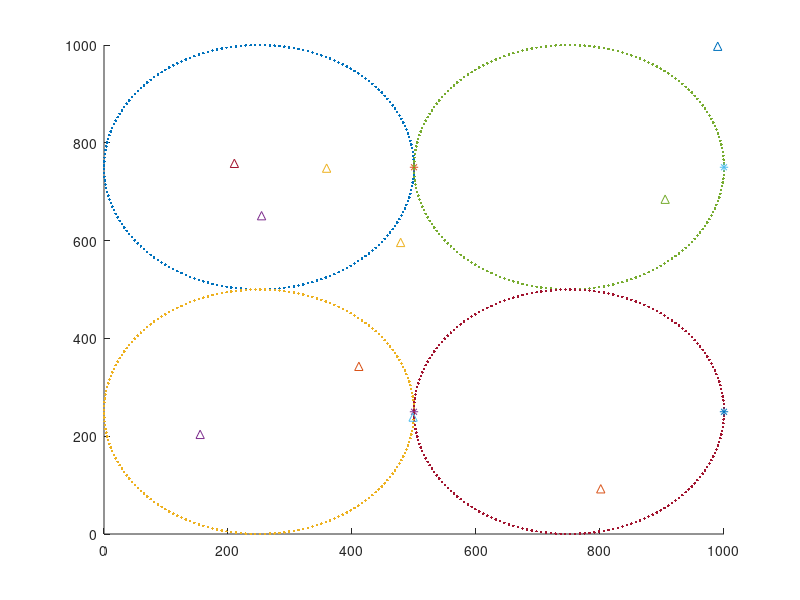

The MATLAB source for this figure:
% traj(delay)-P(delay)-tauL(delay), not decrease then break
% 1. Optimize Trajectory (minimize Weighted Delay), 
%    SCA multiple r, inner loop, not decrease or infeasible
% 2. Optimize P (minimize Weighted Delay), SCA multiple r, inner loop
%    SCA multiple r, inner loop, not decrease or infeasible
% 3. Optimize th\TAU and L (minimize Weighted Delay);


clear;
clc;

%% Params
T = 100;
delta = 0.5;
N = 200;
% altidue 100m
H = 100;
% max velocity, 30m/s
v_max = 30;
% min distance between two UAVs, 50m
d_min = 100;
Num_UAV = 4;
Num_User = 10;
MAX_X = 1000;
MAX_Y = 1000;
%computation parameter
c_u = 1e3;
% local 10s, 20 time-slots
CPUFreq_User = 1e9;
% CPUFreq_User = 5e8;
CPUFreq_UAV = 10e9;
kappa_user = 1e-27;
kappa_uav = 1e-27;
%communication parameter (1M Hz, 0.1W)
rho = 1e-6;
Sigma2 = 1e-14;
Pu_max = 0.1;
Bandwidth = 1e6;

%constraint
E_user_max = 2000;
E_uav_OE_max = 50000;
E_uav_prop_max = 50000;

% % !!! the random seed
% rng(1);
Task_Bit_Vec = ones(1,Num_User)*1e7;
Loc_User_x = rand(1,10)*MAX_X
Loc_User_y = rand(1,10)*MAX_Y

%% hovering Params
% Utip 120m/s
prop_param_Utip = 120;

% profile drag coefficient
prop_param_delta = 0.012;
% rho, air density = 1.225 kg/m^3
prop_param_rho = 1.225;
% s, rotor solidity, 0.05
prop_param_s = 0.05;
% A, rotor disc area
prop_param_A = 0.503;
% blade angular velocity in radians/second
prop_param_Omega = 300;
% Rator radius in m
prop_param_R = 0.4;
prop_param_P0 = (prop_param_delta / 8) * prop_param_rho * prop_param_s * prop_param_A * power(prop_param_Omega, 3) * power(prop_param_R, 3);

% incremental correction factor to induced power
prop_param_k = 0.1;
% W, aircraft weight in Newton
prop_param_W = 20;
prop_param_Pi = (1 + prop_param_k) * power(prop_param_W, 3 / 2) / sqrt(2 * prop_param_rho * prop_param_A);

% d0, fuselage drag ratio
prop_param_d0 = 0.6;
% mean rotor induced velocity
prop_param_v0 = 4.03;

%% Useful Matrix
Matrix_Replicate_10_40 = zeros(Num_User, Num_User * Num_UAV);
for u=1:Num_User
    for m=1:Num_UAV
        Matrix_Replicate_10_40(u, u+(m-1)*Num_User) = 1;
    end
end
Matrix_Replicate_4_40 = zeros(Num_UAV, Num_User * Num_UAV);
for m=1:Num_UAV
    Matrix_Replicate_4_40(m, (m-1)*Num_User+1:m*Num_User) = 1;
end
Matrix_delete_user = zeros(Num_User * Num_UAV, Num_User * Num_UAV);
for m=1:Num_UAV
    Matrix_delete_user((m-1)*Num_User+1:m*Num_User, (m-1)*Num_User+1:m*Num_User) = 1;
end
Matrix_delete_user = Matrix_delete_user - eye(Num_User * Num_UAV);

%% Given Value
Given_TAU_umn = ones(N, Num_User * Num_UAV) / Num_User;
Given_L_un = ones(N, Num_User) * min(1.5 / N, CPUFreq_User*delta /(Task_Bit_Vec(1)*c_u));

Given_P_un = ones(N, Num_User).* Pu_max;
Given_F_umn = ones(N, Num_User * Num_UAV) * CPUFreq_UAV / Num_User;

Given_Q_mn_x = zeros(N,Num_UAV);
Given_Q_mn_y = zeros(N,Num_UAV);
Given_Qinit_mn_x = zeros(1,Num_UAV);
Given_Qinit_mn_y = zeros(1,Num_UAV);
init_center_loc = [MAX_X*0.25, MAX_Y*0.75; MAX_X*0.25, MAX_Y*0.25; MAX_X*0.75, MAX_Y*0.75; MAX_X*0.75, MAX_Y*0.25];
init_r = MAX_X * 0.25;
for m=1:Num_UAV
    Given_Qinit_mn_x(1, m) = init_center_loc(m,1) + cos(0)*init_r;
    Given_Qinit_mn_y(1, m) = init_center_loc(m,2) + sin(0)*init_r;
    for i=1:N
        tmp_theta = 2 * pi * (i/(N+1));
        Given_Q_mn_x(i, m) = init_center_loc(m,1) + cos(tmp_theta)*init_r;
        Given_Q_mn_y(i, m) = init_center_loc(m,2) + sin(tmp_theta)*init_r;
    end
end


% Figure (Given_q_mn_x Given_q_mn_y)
% the final result
figure(2);
hold on;
for m=1:Num_UAV
    scatter(Given_Q_mn_x(:,m), Given_Q_mn_y(:,m),'.');
    scatter(Given_Qinit_mn_x(:,m), Given_Qinit_mn_y(:,m),'*');
end
for u=1:Num_User
    scatter(Loc_User_x(:,u), Loc_User_y(:,u),'^');
end